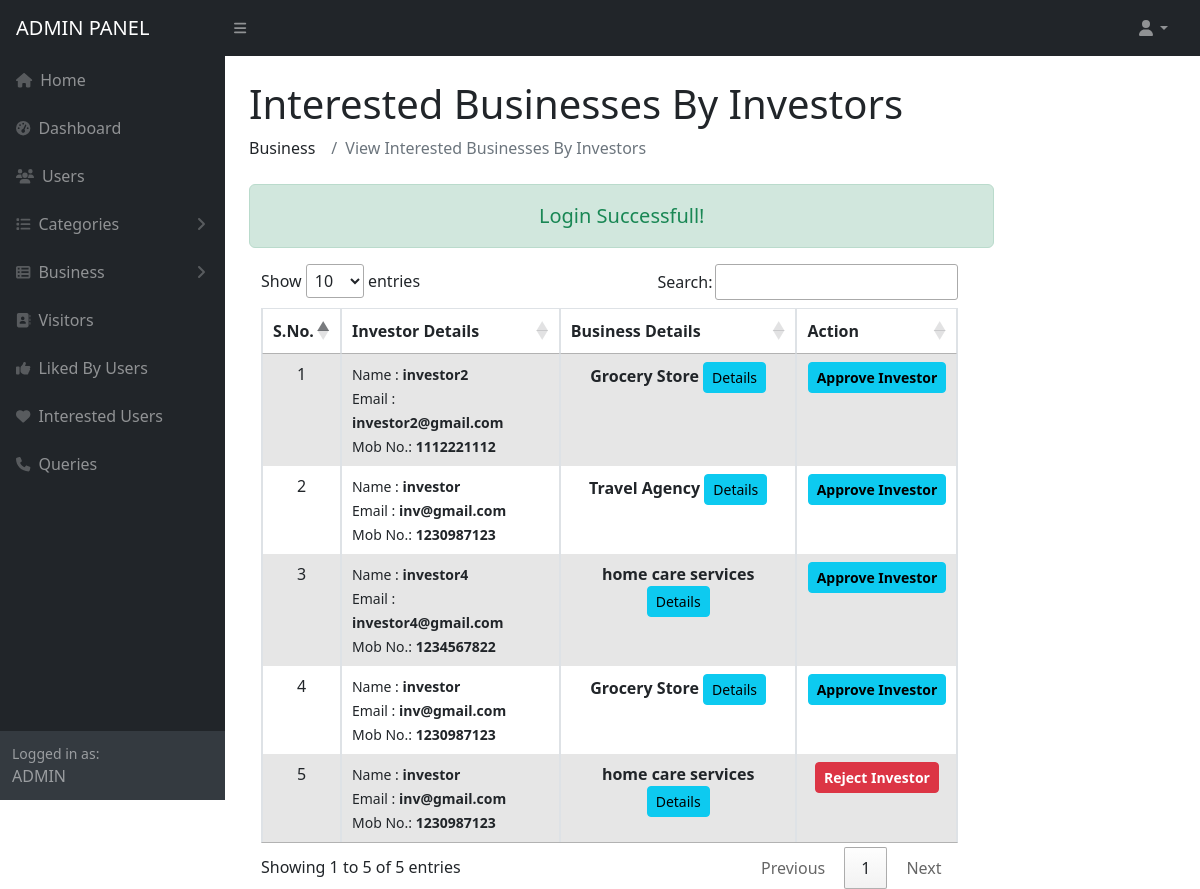
The app's page /admin/interested.php (signed in) with its own data.
### tables this page shows
CREATE TABLE `business` (
  `b_id` int(11) NOT NULL,
  `u_id` int(11) NOT NULL,
  `sc_id` int(11) NOT NULL,
  `b_name` varchar(50) NOT NULL,
  `b_image` varchar(100) NOT NULL,
  `b_desc` varchar(300) NOT NULL,
  `b_fund_amt` varchar(100) NOT NULL,
  `b_future_plan` varchar(300) NOT NULL,
  `b_date` datetime NOT NULL DEFAULT current_timestamp(),
  `b_status` varchar(10) NOT NULL DEFAULT 'Active'
);

CREATE TABLE `b_users` (
  `bu_id` int(11) NOT NULL,
  `bu_name` varchar(30) NOT NULL,
  `bu_email` varchar(30) NOT NULL,
  `bu_pwd` varchar(20) NOT NULL,
  `bu_mobno` varchar(20) NOT NULL,
  `bu_type` varchar(10) NOT NULL COMMENT '1: admin 2: enterprenuer, 3: investor',
  `bu_status` varchar(20) NOT NULL DEFAULT 'Active'
);

### admin/interested.php (the view, shortened to what this page needs)
<?php include ("../common/header.php"); ?>
<?php include ("../common/sidebar.php"); ?>
<div id="layoutSidenav_content">
    <main>
        <div class="container-fluid px-4">
            <h1 class="mt-4">Interested Businesses By Investors</h1>
            <ol class="breadcrumb mb-4">
                <li class="breadcrumb-item">Business</li>
                <li class="breadcrumb-item active">View Interested Businesses By Investors</li>
            </ol>
            <div class="text-center">
                <?php
                    if(isset($_SESSION['msg1'])){
                    ?>
                        <div class="col-12 mb-3 alert alert-success" role="alert">
                            <small class="text-success" style="font-size:20px"><?=$_SESSION['msg1']?></small>
                        </div>
                    <?php
                    } else if(isset($_SESSION['msg2'])) {
                    ?>
                        <div class="col-12 mb-3 alert alert-danger" role="alert">
                            <small class="text-danger" style="font-size:20px"><?=$_SESSION['msg2']?></small>
                        </div>
                        <?php
                        unset($_SESSION['msg2']);
                    }
                ?>
            </div>
            <div class="container row">
                <div class="col-md-12">
                    <div class="table-responsive ">
                        <table id="table" class="table table-striped table-bordered" style="width:100%">
                            <thead class="text-center">
                                <tr>
                                    <th>S.No.</th>
                                    <th>Investor Details</th>
                                    <th>Business Details</th>
                                    <th>Action</th>
                                </tr>
                            </thead>
                            <tbody>
                                <?php
                                    $execute = mysqli_query($b_connect, "SELECT * from business, interested_users,b_users  WHERE b_users.bu_id = interested_users.inv_u_id AND business.b_id = interested_users.b_id ORDER BY iu_id DESC");
                                    $count = '1';
                                    while($busin = mysqli_fetch_object($execute)) {
                                        ?>
                                        <tr>
                                            <td class="text-center"><?=$count?></td>
                                            <td>
                                                <small>
                                                Name : <b><?=$busin->bu_name?></b></br>
                                                Email : <b><?=$busin->bu_email?></b></br>
                                                Mob No.: <b><?=$busin->bu_mobno?></b>
                                                </small>
                                            </td>
                                            <td class="text-center">
                                                <b><?=$busin->b_name?></b>
                                                <a target="_blank" class="btn btn-sm btn-info" href="../business_desc.php?id=<?=$busin->b_id?>">Details</a>
                                            </td>
                                            <td class="text-center">
                                                <?php
                                                    if($busin->	iu_confirmation == '' || $busin->iu_confirmation == '2') {
                                                    ?>
                                                        <a href="?id=<?=$busin->iu_id?>&action=1">
                                                            <button class=" btn btn-info btn-sm"><b>Approve Investor</b></button>
                                                        </a>
                                                    <?php
                                                    } else {
                                                        ?>
                                                        <a href="?id=<?=$busin->iu_id?>&action=2">
                                                            <button class="btn btn-danger btn-sm"><b>Reject  Investor</b></button>
                                                        </a>
                                                        <?php
                                                    }
                                                ?>
                                            </td>
                                        </tr>
                                        <?php
                                        $count++;
                                    }
                                ?>
                            </tbody>
                        </table>
                    </div>
                </div>
            </div>
        </div>
    </main>
</div>
<?php include("../common/footer.php"); ?>

### common/header.php (shortened to what this page needs)
<!DOCTYPE html>
<html lang="en">
    <head>
        <link rel="stylesheet" href="https://maxcdn.bootstrapcdn.com/bootstrap/4.0.0/css/bootstrap.min.css" />
        <link rel="stylesheet" type="text/css" href="//cdn.datatables.net/1.10.12/css/jquery.dataTables.min.css" />
        <link href="../common/css/styles.css" rel="stylesheet" />
    </head>
    <body class="sb-nav-fixed">

### common/sidebar.php (shortened to what this page needs)
<body class="sb-nav-fixed">
    <nav class="sb-topnav navbar navbar-expand navbar-dark bg-dark">
        <a class="navbar-brand ps-3" href="index.html"><?=strtoupper($_SESSION['bu_name']);?> PANEL</a>
        <button class="btn btn-link btn-sm order-1 order-lg-0 me-4 me-lg-0" id="sidebarToggle" href="#!"><i class="fas fa-bars"></i></button>
        <div class="ml-auto">
            <ul class="navbar-nav ms-auto ms-md-0 me-3 me-lg-4 ">
                <li class="nav-item dropdown">
                    <a class="nav-link dropdown-toggle" id="navbarDropdown" href="#" role="button" data-bs-toggle="dropdown" aria-expanded="false"><i class="fas fa-user fa-fw"></i></a>
                </li>
            </ul>
        </div>
    </nav>
    <div id="layoutSidenav">
        <div id="layoutSidenav_nav">
            <nav class="sb-sidenav accordion sb-sidenav-dark" id="sidenavAccordion">
                <div class="sb-sidenav-menu">
                    <div class="nav">
                        <a class="nav-link" href="../index.php">
                            <div class="sb-nav-link-icon"><i class="fas fa-home"></i></div>
                            Home
                        </a>
                        <?php
                        if($_SESSION['bu_type']=='1'){
                            ?>
                            <a class="nav-link" href="dashboard.php">
                                <div class="sb-nav-link-icon"><i class="fas fa-tachometer-alt"></i></div>
                                Dashboard
                            </a>
                            <a class="nav-link" href="../admin/users.php">
                                <div class="sb-nav-link-icon"><i class="fas fa-users"></i></div>
                                Users
                            </a>
                            <a class="nav-link collapsed" href="#" data-bs-toggle="collapse" data-bs-target="#collapseLayouts" aria-expanded="false" aria-controls="collapseLayouts">
                                <div class="sb-nav-link-icon"><i class="fas fa-list"></i></div>
                                Categories
                                <div class="sb-sidenav-collapse-arrow"><i class="fas fa-angle-down"></i></div>
                            </a>
                            <?php
                        }
                        ?>
                        <?php
                        if($_SESSION['bu_type']=='1' || $_SESSION['bu_type']=='2'){
                            ?>
                            <a class="nav-link collapsed" href="#" data-bs-toggle="collapse" data-bs-target="#collapseLayouts2" aria-expanded="false" aria-controls="collapseLayouts">
                                <div class="sb-nav-link-icon"><i class="fas fa-th-list"></i></div>
                                Business
                                <div class="sb-sidenav-collapse-arrow"><i class="fas fa-angle-down"></i></div>
                            </a>
                            <a class="nav-link" href="../common/visitors.php">
                                <div class="sb-nav-link-icon"><i class="fas fa-address-book"></i></div>
                                Visitors
                            </a>
                            <a class="nav-link" href="../common/likes.php">
                                <div class="sb-nav-link-icon"><i class="fas fa-thumbs-up"></i></div>
                                Liked By Users
                            </a>
                            <?php
                        }
                        ?>
                        <?php
                        if($_SESSION['bu_type']=='1'){
                            ?>
                            <a class="nav-link" href="../admin/interested.php">
                                <div class="sb-nav-link-icon"><i class="fas fa-heart"></i></div>
                                Interested Users
                            </a>
                            <a class="nav-link" href="../admin/queries.php">
                                <div class="sb-nav-link-icon"><i class="fas fa-phone"></i></div>
                                Queries
                            </a>
                            <?php
                        }
                        ?>
                    </div>
                </div>
                <div class="sb-sidenav-footer">
                    <div class="small">Logged in as:</div>
                    <?=strtoupper($_SESSION['bu_name']);?>
                </div>
            </nav>
        </div>

### common/footer.php
    </body>
</html>

### records on screen
business: b_users.bu_name "investor2", b_users.bu_email "investor2@gmail.com", b_users.bu_mobno "1112221112", b_name "Grocery Store", b_users.bu_name "investor", b_users.bu_email "inv@gmail.com", b_users.bu_mobno "1230987123"
business: b_users.bu_name "investor", b_users.bu_email "inv@gmail.com", b_users.bu_mobno "1230987123", b_name "Travel Agency"
business: b_users.bu_name "investor4", b_users.bu_email "investor4@gmail.com", b_users.bu_mobno "1234567822", b_name "home care services", b_users.bu_name "investor", b_users.bu_email "inv@gmail.com", b_users.bu_mobno "1230987123"

### other values on screen
$_SESSION['bu_name'] "ADMIN"
$_SESSION['msg1'] "Login Successfull!"
